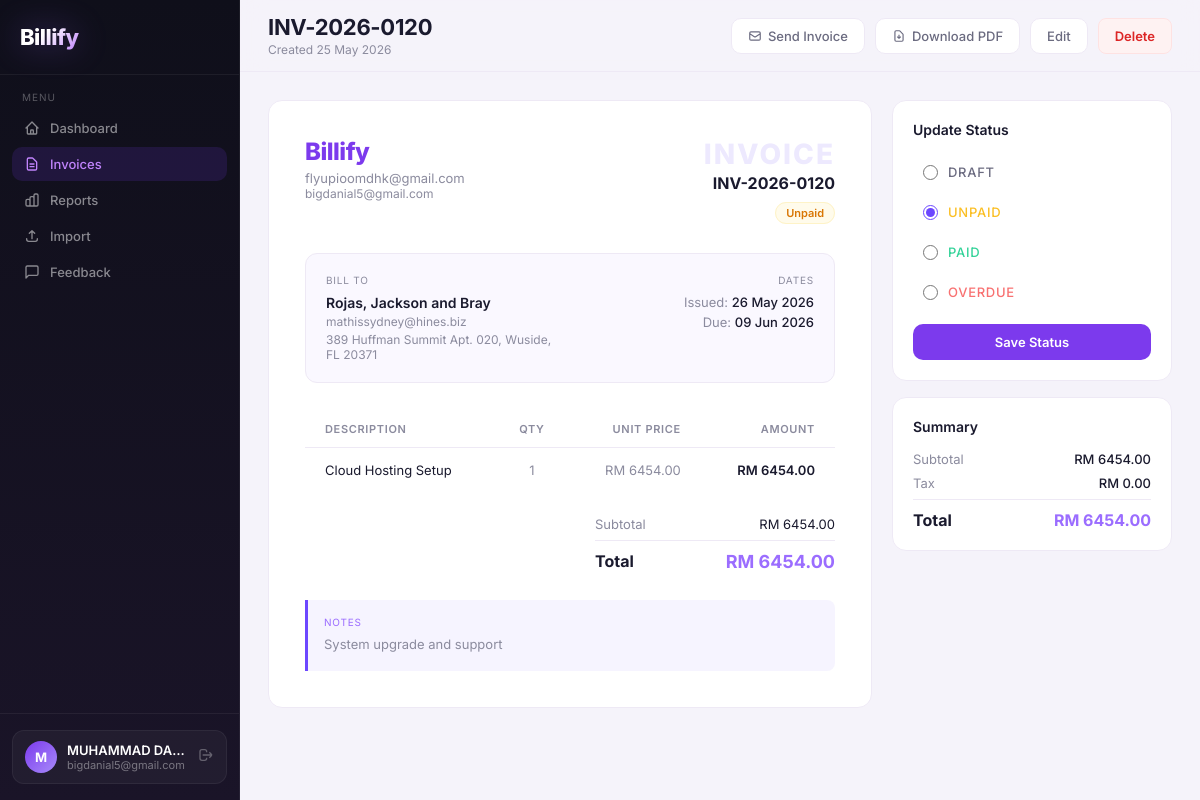
The page /invoices/120 (signed in) on the database as committed earlier.
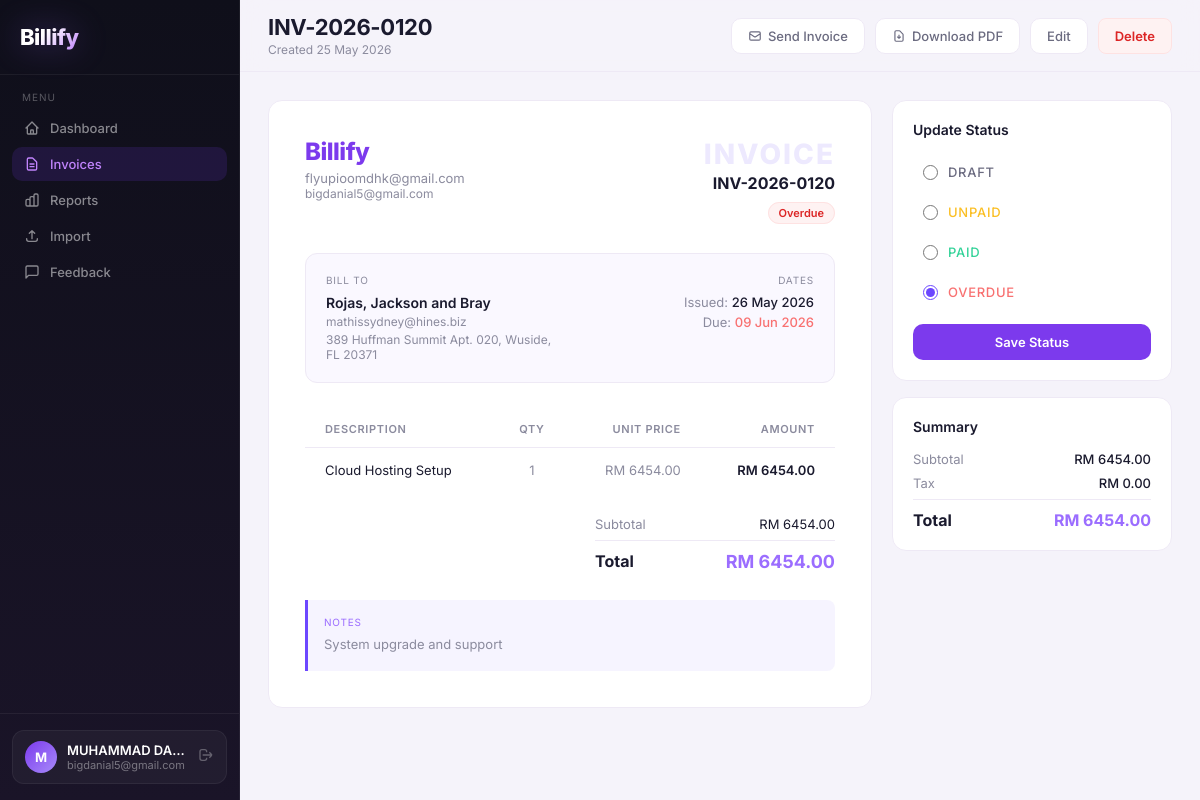
The same page on the database as committed later.
### app.py (models this page shows)
class Invoice(db.Model):
    id = db.Column(db.Integer, primary_key=True)
    invoice_number = db.Column(db.String(20), unique=True, nullable=False)
    client_name = db.Column(db.String(100), nullable=False)
    client_email = db.Column(db.String(120))
    client_address = db.Column(db.Text)
    issue_date = db.Column(db.Date, nullable=False, default=date.today)
    due_date = db.Column(db.Date, nullable=False)
    status = db.Column(db.String(20), default='Draft')
    subtotal = db.Column(db.Float, default=0.0)
    tax_percent = db.Column(db.Float, default=0.0)
    tax_amount = db.Column(db.Float, default=0.0)
    total = db.Column(db.Float, default=0.0)
    notes = db.Column(db.Text)
    user_id = db.Column(db.Integer, db.ForeignKey('user.id'), nullable=False)
    created_at = db.Column(db.DateTime, default=datetime.utcnow)
    items = db.relationship('InvoiceItem', backref='invoice', lazy=True, cascade='all, delete-orphan')

### app.py (the view)
@app.route('/invoices/<int:id>')
@login_required
def view_invoice(id):
    update_overdue_invoices()
    inv = Invoice.query.filter_by(id=id, user_id=current_user.id).first_or_404()
    return render_template('invoice_view.html', invoice=inv)

### app.py (called while the page is built)
@app.after_request
def add_security_headers(response):
    response.headers['X-Content-Type-Options'] = 'nosniff'
    response.headers['X-Frame-Options'] = 'SAMEORIGIN'
    response.headers['X-XSS-Protection'] = '1; mode=block'
    response.headers['Referrer-Policy'] = 'strict-origin-when-cross-origin'
    return response

@login_manager.user_loader
def load_user(user_id):
    return User.query.get(int(user_id))

def update_overdue_invoices():
    today = date.today()
    overdue = Invoice.query.filter(
        Invoice.due_date < today,
        Invoice.status == 'Unpaid'
    ).all()
    for inv in overdue:
        inv.status = 'Overdue'
    db.session.commit()

### templates/invoice_view.html (shortened to what the changed rows need)
{% extends 'base.html' %}
{% block page_title %}{{ invoice.invoice_number }}{% endblock %}
{% block page_subtitle %}Created {{ invoice.created_at.strftime('%d %b %Y') }}{% endblock %}
{% block content %}
<div style="display:grid;grid-template-columns:1fr 280px;gap:20px;" class="fade-up fade-up-1">
  <div class="card" style="padding:36px;">
    <div style="display:flex;justify-content:space-between;align-items:start;margin-bottom:32px;">
      <div style="text-align:right;">
        <div style="font-size:28px;font-weight:800;color:#ede9fe;letter-spacing:2px;">INVOICE</div>
        <div style="font-size:16px;font-weight:700;color:var(--text);margin-top:2px;">{{ invoice.invoice_number }}</div>
        <div style="margin-top:8px;">
          {% if invoice.status == 'Paid' %}<span class="badge-paid">Paid</span>
          {% elif invoice.status == 'Overdue' %}<span class="badge-overdue">Overdue</span>
          {% elif invoice.status == 'Unpaid' %}<span class="badge-unpaid">Unpaid</span>
          {% else %}<span class="badge-draft">Draft</span>{% endif %}
        </div>
      </div>
    </div>
    <div style="display:grid;grid-template-columns:1fr 1fr;gap:20px;padding:20px;background:#faf8ff;border:1px solid var(--border);border-radius:12px;margin-bottom:28px;">
      <div>
        <div style="font-size:10px;color:var(--muted);text-transform:uppercase;letter-spacing:0.08em;margin-bottom:8px;">Bill To</div>
        <div style="font-weight:600;color:var(--text);font-size:14px;">{{ invoice.client_name }}</div>
        {% if invoice.client_email %}<div style="font-size:12px;color:var(--muted);margin-top:3px;">{{ invoice.client_email }}</div>{% endif %}
        {% if invoice.client_address %}<div style="font-size:12px;color:var(--muted);margin-top:3px;white-space:pre-line;">{{ invoice.client_address }}</div>{% endif %}
      </div>
      <div style="text-align:right;">
        <div style="font-size:13px;color:var(--muted);margin-bottom:4px;">Issued: <span style="color:var(--text);font-weight:500;">{{ invoice.issue_date.strftime('%d %b %Y') }}</span></div>
        <div style="font-size:13px;color:var(--muted);">Due: <span style="font-weight:500;{% if invoice.status == 'Overdue' %}color:#f87171;{% else %}color:var(--text);{% endif %}">{{ invoice.due_date.strftime('%d %b %Y') }}</span></div>
      </div>
    </div>
    <table style="margin-bottom:24px;">
      <thead>
        <tr>
          <th>Description</th>
          <th style="text-align:center;">Qty</th>
          <th style="text-align:right;">Unit Price</th>
          <th style="text-align:right;">Amount</th>
        </tr>
      </thead>
    </table>
    <div style="display:flex;justify-content:flex-end;">
      <div style="width:240px;">
        <div style="display:flex;justify-content:space-between;font-size:13px;margin-bottom:8px;">
          <span style="color:var(--muted);">Subtotal</span>
          <span style="color:var(--text);">RM {{ "%.2f"|format(invoice.subtotal) }}</span>
        </div>
        <div style="display:flex;justify-content:space-between;border-top:1px solid var(--border);padding-top:10px;margin-top:4px;">
          <span style="font-weight:700;color:var(--text);">Total</span>
          <span style="font-weight:700;font-size:18px;color:#9b6dff;">RM {{ "%.2f"|format(invoice.total) }}</span>
        </div>
      </div>
    </div>
    {% if invoice.notes %}
    <div style="margin-top:28px;padding:16px;background:rgba(108,71,255,0.06);border-left:3px solid #6c47ff;border-radius:0 8px 8px 0;">
      <div style="font-size:10px;color:#9b6dff;text-transform:uppercase;letter-spacing:0.08em;margin-bottom:6px;">Notes</div>
      <div style="font-size:13px;color:var(--muted);white-space:pre-line;line-height:1.6;">{{ invoice.notes }}</div>
    </div>
    {% endif %}
  </div>
  <div style="display:flex;flex-direction:column;gap:16px;">
    <div class="card" style="padding:20px;">
      <form method="POST" action="{{ url_for('update_status', id=invoice.id) }}">
        {% for s in ['Draft','Unpaid','Paid','Overdue'] %}
        <label style="display:flex;align-items:center;gap:10px;padding:10px;border-radius:8px;cursor:pointer;margin-bottom:4px;transition:background 0.15s;" onmouseover="this.style.background='rgba(0,0,0,0.02)'" onmouseout="this.style.background='transparent'">
          <input type="radio" name="status" value="{{ s }}" {% if invoice.status == s %}checked{% endif %} style="accent-color:#6c47ff;width:15px;height:15px;"/>
          <span style="font-size:13px;font-weight:500;
            {% if s == 'Paid' %}color:#34d399;
            {% elif s == 'Overdue' %}color:#f87171;
            {% elif s == 'Unpaid' %}color:#fbbf24;
            {% else %}color:var(--muted-light);{% endif %}">{{ s }}</span>
        </label>
        {% endfor %}
      </form>
    </div>
    <div class="card" style="padding:20px;">
      <div style="display:flex;justify-content:space-between;font-size:13px;margin-bottom:8px;">
        <span style="color:var(--muted);">Subtotal</span>
        <span style="color:var(--text);font-weight:500;">RM {{ "%.2f"|format(invoice.subtotal) }}</span>
      </div>
      <div style="display:flex;justify-content:space-between;font-size:13px;margin-bottom:8px;">
        <span style="color:var(--muted);">Tax</span>
        <span style="color:var(--text);font-weight:500;">RM {{ "%.2f"|format(invoice.tax_amount) }}</span>
      </div>
      <div style="display:flex;justify-content:space-between;border-top:1px solid var(--border);padding-top:10px;margin-top:4px;">
        <span style="font-weight:700;color:var(--text);">Total</span>
        <span style="font-weight:700;font-size:16px;color:#9b6dff;">RM {{ "%.2f"|format(invoice.total) }}</span>
      </div>
    </div>
  </div>
</div>
{% endblock %}

Rows that differ between the two databases and show on the page:
changed Invoice "Rojas, Jackson and Bray": status "☑ UNPAID" → "☐ UNPAID"; status "☐ OVERDUE" → "☑ OVERDUE"
Other text that changed with them:
text no longer shown: "Unpaid"
text now shown: "Overdue"
